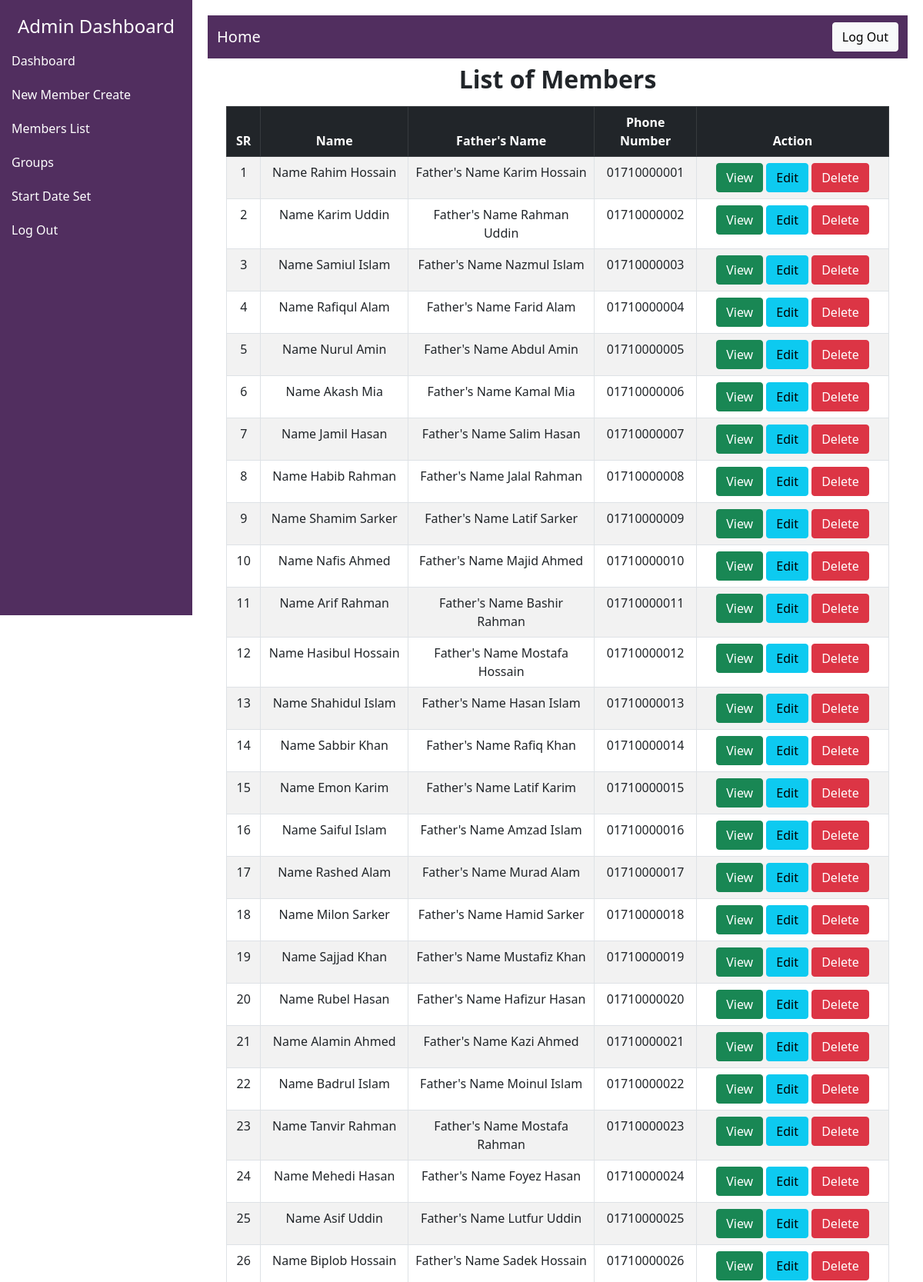
The page /Member_List.php (upper part) on the database its author committed.
### tables this page shows
CREATE TABLE `members` (
  `id` int(10) NOT NULL,
  `name` varchar(50) NOT NULL,
  `father_name` varchar(50) NOT NULL,
  `phone` varchar(11) NOT NULL,
  `attendance` varchar(3) NOT NULL,
  `absent_details` varchar(255) NOT NULL
);

### Member_List.php (the view)
<?php
include "Admin_Components/Header.php";
include "Admin_Components/Navbar.php";
include "Admin_Components/Sitebar.php";
require "Database.php";
$sql = "SELECT * FROM members";
$result = mysqli_query($conn, $sql);
$memberList = mysqli_fetch_all($result, MYSQLI_ASSOC);
?>
<div class="container mt-2">
    <div class="container">
        <h2 class="text-center mb-3 fw-bold">List of Members</h2>
        <table class="table table-striped table-bordered">
            <thead class="table-dark">
                <tr>
                    <th scope="col" class="text-center">SR</th>
                    <th scope="col" class="text-center">Name</th>
                    <th scope="col" class="text-center">Father's Name</th>
                    <th scope="col" class="text-center">Phone Number</th>
                    <th scope="col" class="text-center" style="width: 250px;">Action</th>
                </tr>
            </thead>
            <tbody>
                <?php
                foreach ($memberList as $member) {
                    echo "<tr>";
                    echo "<td class='text-center'>{$member['id']}</td>";
                    echo "<td class='text-center'>Name {$member['name']}</td>";
                    echo "<td class='text-center'>Father's Name {$member['father_name']}</td>";
                    echo "<td class='text-center'>{$member['phone']}</td>";
                    echo "<td class='text-center'>
                            <a href='View.php?id=".urlencode($member['id'])."' class='btn btn-success'>View</a>
                            <a href='Edit.php?id=".urlencode($member['id'])."' class='btn btn-info'>Edit</a>
                            <a href='Delete.php?id=".urlencode($member['id'])."' class='btn btn-danger'>Delete</a></td>";
                    echo "</tr>";
                }
                ?>
            </tbody>
        </table>
    </div>
</div>
</div>
<?php
include "Admin_Components/Footer.php";
?>

### rows shown on the page
members: id "1", name "Rahim Hossain", father_name "Karim Hossain", phone "01710000001"
members: id "2", name "Karim Uddin", father_name "Rahman Uddin", phone "01710000002"
members: id "3", name "Samiul Islam", father_name "Nazmul Islam", phone "01710000003"
members: id "4", name "Rafiqul Alam", father_name "Farid Alam", phone "01710000004"
members: id "5", name "Nurul Amin", father_name "Abdul Amin", phone "01710000005"
members: id "6", name "Akash Mia", father_name "Kamal Mia", phone "01710000006"
members: id "7", name "Jamil Hasan", father_name "Salim Hasan", phone "01710000007"
members: id "8", name "Habib Rahman", father_name "Jalal Rahman", phone "01710000008"
members: id "9", name "Shamim Sarker", father_name "Latif Sarker", phone "01710000009"
members: id "10", name "Nafis Ahmed", father_name "Majid Ahmed", phone "01710000010"
members: id "11", name "Arif Rahman", father_name "Bashir Rahman", phone "01710000011"
members: id "12", name "Hasibul Hossain", father_name "Mostafa Hossain", phone "01710000012"
members: id "13", name "Shahidul Islam", father_name "Hasan Islam", phone "01710000013"
members: id "14", name "Sabbir Khan", father_name "Rafiq Khan", phone "01710000014"
members: id "15", name "Emon Karim", father_name "Latif Karim", phone "01710000015"
members: id "16", name "Saiful Islam", father_name "Amzad Islam", phone "01710000016"
members: id "17", name "Rashed Alam", father_name "Murad Alam", phone "01710000017"
members: id "18", name "Milon Sarker", father_name "Hamid Sarker", phone "01710000018"
members: id "19", name "Sajjad Khan", father_name "Mustafiz Khan", phone "01710000019"
members: id "20", name "Rubel Hasan", father_name "Hafizur Hasan", phone "01710000020"
members: id "21", name "Alamin Ahmed", father_name "Kazi Ahmed", phone "01710000021"
members: id "22", name "Badrul Islam", father_name "Moinul Islam", phone "01710000022"
members: id "23", name "Tanvir Rahman", father_name "Mostafa Rahman", phone "01710000023"
members: id "24", name "Mehedi Hasan", father_name "Foyez Hasan", phone "01710000024"
members: id "25", name "Asif Uddin", father_name "Lutfur Uddin", phone "01710000025"
members: id "26", name "Biplob Hossain", father_name "Sadek Hossain", phone "01710000026"
